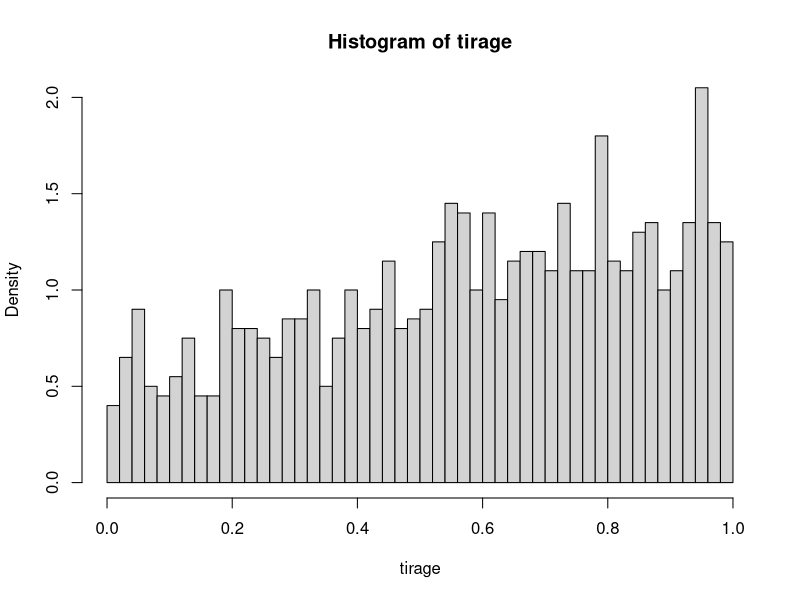

Generate this figure with R: (Note: this script raises an error after producing the figure.)
rm(list=ls())

# f=Ce^x où C=1/(e-1)
fc_dens<-function(x){
  if (x<0 || x>1)
    return (0)
  return (exp(x)/(exp(1)-1))
}

#je me suis inspiré de l'algorithme de Wikipedia

fc_methode_rejet<-function(n){
  # la fonction de densité ne va jamais au dessus de 1.6
  # je prend donc g=unif(0,1) et c = 1.6
  # ainsi j'ai : pour tout x f(x)<=c*g(x)
  y<-runif(n,0,1)
  u<-runif(n,0,1)
  for (i in 1:n){
    while (u[i]*1.6>fc_dens(y[i])){
      y[i]<-runif(1,0,1)
      u[i]<-runif(1,0,1)
    }
  }
  return (y)
}

tirage<-fc_methode_rejet(10^3)
h<-hist(tirage,breaks=50,plot=TRUE,freq = FALSE, ylim = c(0,2), xlim = c(0,1))
par(new=TRUE)
x<-seq(from=0,to=1,length=1000)
z<-fc_dens(x)
plot(x,z,type='l', ylim = c(0,2), xlim = c(0,1))
